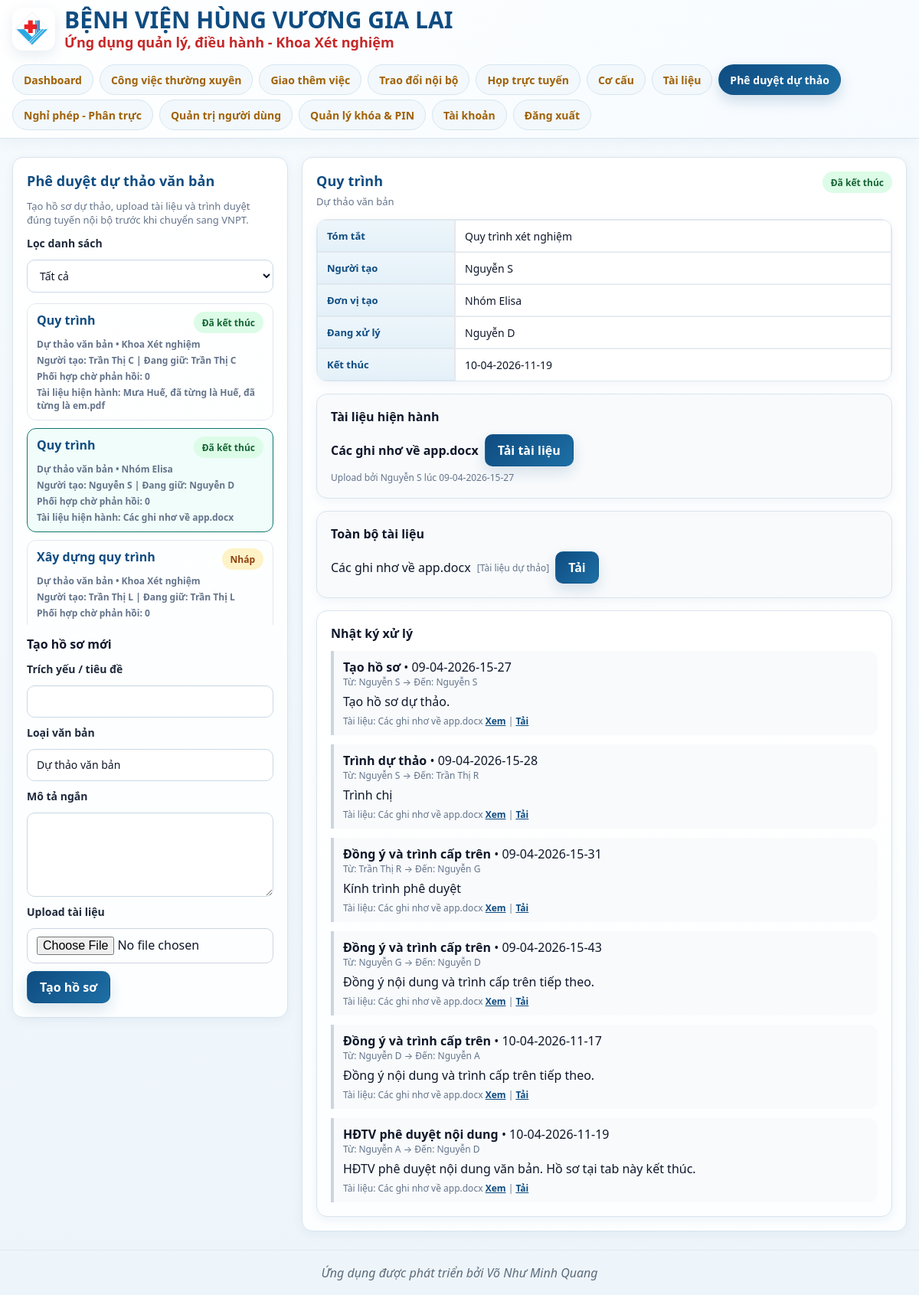
Screenshot of /draft-approvals?status=&selected_id=1f424e2c-9ad2-4f45-b4f6-a10662169926 (signed in) with the database file from the repository.
### app/models.py (models this page shows)
class DocumentDrafts(Base):
    __tablename__ = "document_drafts"
    id = Column(String, primary_key=True, default=lambda: str(uuid.uuid4()))
    title = Column(String, nullable=False)
    document_type = Column(String, nullable=True)
    summary = Column(Text, nullable=True)
    created_by = Column(String, ForeignKey("users.id"), nullable=False)
    created_unit_id = Column(String, ForeignKey("units.id"), nullable=True)
    current_status = Column(String, nullable=False, default="DRAFT")
    current_handler_user_id = Column(String, ForeignKey("users.id"), nullable=True)
    current_handler_unit_id = Column(String, ForeignKey("units.id"), nullable=True)
    current_role_code = Column(String, nullable=True)
    last_submitter_id = Column(String, ForeignKey("users.id"), nullable=True)
    last_submitted_at = Column(DateTime, nullable=True)
    finished_at = Column(DateTime, nullable=True)
    is_deleted = Column(Boolean, default=False)
    created_at = Column(DateTime, default=datetime.utcnow)
    updated_at = Column(DateTime, default=datetime.utcnow)
    creator = relationship("Users", foreign_keys=[created_by])
    current_handler = relationship("Users", foreign_keys=[current_handler_user_id])
    last_submitter = relationship("Users", foreign_keys=[last_submitter_id])
    created_unit = relationship("Units", foreign_keys=[created_unit_id])
    current_handler_unit = relationship("Units", foreign_keys=[current_handler_unit_id])

class Units(Base):
    __tablename__ = "units"
    id = Column(String, primary_key=True, default=lambda: str(uuid.uuid4()))
    ten_don_vi = Column(String, nullable=False)
    cap_do = Column(Integer, nullable=False)  # giữ tương thích ngược; app mới nên ưu tiên level_no
    level_no = Column(Integer, nullable=True)
    unit_type = Column(Enum(UnitType), nullable=True, default=UnitType.GENERAL)
    ma_don_vi = Column(String, nullable=True)
    parent_id = Column(String, ForeignKey("units.id"), nullable=True)
    path = Column(String, index=True)
    trang_thai = Column(Enum(UnitStatus), nullable=False, default=UnitStatus.ACTIVE)
    order_index = Column(Integer, nullable=False, default=0)
    parent = relationship("Units", remote_side=[id], backref="children")
    memberships = relationship("UserUnitMemberships", back_populates="unit", cascade="all, delete-orphan")

class Users(Base):
    __tablename__ = "users"
    id = Column(String, primary_key=True, default=lambda: str(uuid.uuid4()))
    username = Column(String, unique=True, nullable=False, index=True)
    full_name = Column(String)
    email = Column(String)
    phone = Column(String)
    password_hash = Column(String, nullable=False)
    status = Column(Enum(UserStatus), nullable=False, default=UserStatus.PENDING_APPROVAL)
    created_at = Column(DateTime, default=datetime.utcnow)
    pin_hash = Column(String, nullable=True)
    pin_updated_at = Column(DateTime, nullable=True)
    memberships = relationship("UserUnitMemberships", back_populates="user", cascade="all, delete-orphan")
    user_roles = relationship("UserRoles", back_populates="user", cascade="all, delete-orphan")

class DocumentDraftFiles(Base):
    __tablename__ = "document_draft_files"
    id = Column(String, primary_key=True, default=lambda: str(uuid.uuid4()))
    draft_id = Column(String, ForeignKey("document_drafts.id"), nullable=False)
    file_name = Column(String, nullable=False)
    file_path = Column(String, nullable=False)
    mime_type = Column(String, nullable=True)
    size_bytes = Column(Integer, default=0)
    file_role = Column(String, nullable=True)
    uploaded_by = Column(String, ForeignKey("users.id"), nullable=True)
    uploaded_at = Column(DateTime, default=datetime.utcnow)
    is_active = Column(Boolean, default=True)
    is_deleted = Column(Boolean, default=False)
    draft = relationship("DocumentDrafts")
    uploader = relationship("Users")

class DocumentDraftActions(Base):
    __tablename__ = "document_draft_actions"
    id = Column(String, primary_key=True, default=lambda: str(uuid.uuid4()))
    draft_id = Column(String, ForeignKey("document_drafts.id"), nullable=False)
    action_type = Column(String, nullable=False)
    from_user_id = Column(String, ForeignKey("users.id"), nullable=True)
    to_user_id = Column(String, ForeignKey("users.id"), nullable=True)
    from_unit_id = Column(String, ForeignKey("units.id"), nullable=True)
    to_unit_id = Column(String, ForeignKey("units.id"), nullable=True)
    comment = Column(Text, nullable=True)
    linked_file_id = Column(String, ForeignKey("document_draft_files.id"), nullable=True)
    is_pending = Column(Boolean, default=False)
    response_text = Column(Text, nullable=True)
    responded_at = Column(DateTime, nullable=True)
    created_at = Column(DateTime, default=datetime.utcnow)
    draft = relationship("DocumentDrafts")
    from_user = relationship("Users", foreign_keys=[from_user_id])
    to_user = relationship("Users", foreign_keys=[to_user_id])
    from_unit = relationship("Units", foreign_keys=[from_unit_id])
    to_unit = relationship("Units", foreign_keys=[to_unit_id])
    linked_file = relationship("DocumentDraftFiles")

### app/routers/draft_approval.py (the view)
@router.get("", response_class=HTMLResponse)
def draft_approval_index(
    request: Request,
    selected_id: str = "",
    status: str = "",
    db: Session = Depends(get_db),
):
    _ensure_tables()
    user = login_required(request, db)
    role_codes = _load_role_codes_for_user(db, user.id)
    primary_membership = _get_primary_membership(db, user.id)
    primary_unit = db.get(Units, primary_membership.unit_id) if primary_membership and primary_membership.unit_id else None
    drafts = _load_visible_drafts(db, user, role_codes, status)
    selected_draft = None
    if selected_id:
        selected_draft = _ensure_draft_access(db, selected_id, user, role_codes)
    elif drafts:
        selected_draft = drafts[0]["obj"]
    detail = None
    if selected_draft:
        active_file = _active_file(db, selected_draft.id)
        files = (
            db.query(DocumentDraftFiles)
            .filter(DocumentDraftFiles.draft_id == selected_draft.id, DocumentDraftFiles.is_deleted.is_(False))
            .order_by(DocumentDraftFiles.uploaded_at.desc())
            .all()
        )
        actions = (
            db.query(DocumentDraftActions)
            .filter(DocumentDraftActions.draft_id == selected_draft.id)
            .order_by(DocumentDraftActions.created_at.asc())
            .all()
        )
        pending_coord = _get_pending_coordination_for_user(db, selected_draft.id, user.id)
        coord_candidates = _get_coordination_candidates(db, user, role_codes, primary_unit) if selected_draft.current_handler_user_id == user.id else []
        submit_candidates = _get_submit_candidates(db, user, role_codes, primary_unit) if selected_draft.current_handler_user_id == user.id else []
        for file_row in files:
            setattr(file_row, "file_role_label", _file_role_label(getattr(file_row, "file_role", None)))
            setattr(file_row, "can_preview", _can_preview_file(file_row))
        if active_file:
            setattr(active_file, "can_preview", _can_preview_file(active_file))
        for action_row in actions:
            setattr(action_row, "action_label", _action_label(getattr(action_row, "action_type", None)))
        detail = {
            "draft": selected_draft,
            "active_file": active_file,
            "files": files,
            "actions": actions,
            "status_label": _status_label(selected_draft.current_status),
            "pending_coord": pending_coord,
            "coord_candidates": [] if _is_admin(role_codes) else coord_candidates,
            "submit_candidates": [] if _is_admin(role_codes) else submit_candidates,
            "can_edit": _can_edit_draft(selected_draft, user, role_codes),
            "can_approve_forward": _can_approve_forward(selected_draft, user, role_codes),
            "can_finish_draft": _can_finish_draft(selected_draft, user, role_codes),
            "is_hdtv_handler": selected_draft.current_handler_user_id == user.id and _is_board(role_codes),
            "is_lab_lead_handler": selected_draft.current_handler_user_id == user.id and (_is_truong_khoa(role_codes) or _is_pho_khoa(role_codes)),
        }
    return templates.TemplateResponse(
        "draft_approval.html",
        {
            "request": request,
            "app_name": getattr(settings, "APP_NAME", "HVGL_Workspace"),
            "company_name": getattr(settings, "COMPANY_NAME", ""),
            "draft_rows": drafts,
            "selected_detail": detail,
            "status_options": _load_status_options(),
            "selected_status": status,
            "selected_id": selected_draft.id if selected_draft else "",
            "me": user,
            "me_role_codes": role_codes,
            "primary_unit": primary_unit,
        },
    )

### app/templates/draft_approval.html (shortened to what this page needs)
{% extends "base.html" %}
{% block content %}
{% set msg = request.query_params.get('msg') %}
{% set err = request.query_params.get('error') %}
<div class="draft-grid">
  <section class="card">
    <h3>Phê duyệt dự thảo văn bản</h3>
    <div class="muted" style="margin-bottom:12px;">Tạo hồ sơ dự thảo, upload tài liệu và trình duyệt đúng tuyến nội bộ trước khi chuyển sang VNPT.</div>
    <form method="get" action="/draft-approvals" class="field" style="margin-bottom:14px;">
      <label>Lọc danh sách</label>
      <select name="status" onchange="this.form.submit()">
        {% for value,label in status_options %}
          <option value="{{ value }}" {% if value == selected_status %}selected{% endif %}>{{ label }}</option>
        {% endfor %}
      </select>
    </form>
    <div style="max-height:420px;overflow:auto;margin-bottom:14px;">
      {% for row in draft_rows %}
        {% set status_class = 'status-review' %}
        {% if row.status == 'FINISHED' %}{% set status_class = 'status-finished' %}{% endif %}
        {% if row.status == 'RETURNED_FOR_EDIT' %}{% set status_class = 'status-return' %}{% endif %}
        <a class="list-link {% if row.id == selected_id %}active{% endif %}" href="/draft-approvals?status={{ selected_status }}&selected_id={{ row.id }}">
          <div style="display:flex;justify-content:space-between;gap:8px;align-items:flex-start;">
            <strong>{{ row.title }}</strong>
            <span class="badge {{ status_class }}">{{ row.status_label }}</span>
          </div>
          <div class="mini" style="margin-top:6px;">{{ row.document_type or 'Dự thảo' }} • {{ row.created_unit_name or 'Chưa rõ đơn vị' }}</div>
          <div class="mini" style="margin-top:4px;">Người tạo: {{ row.creator_name }} | Đang giữ: {{ row.handler_name or '—' }}</div>
          <div class="mini" style="margin-top:4px;">Phối hợp chờ phản hồi: {{ row.pending_coord_count }}</div>
          {% if row.active_file %}<div class="mini" style="margin-top:4px;">Tài liệu hiện hành: {{ row.active_file.file_name }}</div>{% endif %}
        </a>
      {% else %}
        <div class="muted">Chưa có hồ sơ nào trong phạm vi hiển thị.</div>
      {% endfor %}
    </div>
    <h4>Tạo hồ sơ mới</h4>
    <form method="post" action="/draft-approvals/create" enctype="multipart/form-data">
      <div class="field">
        <label>Trích yếu / tiêu đề</label>
        <input type="text" name="title" required>
      </div>
      <div class="field">
        <label>Loại văn bản</label>
        <input type="text" name="document_type" value="Dự thảo văn bản">
      </div>
      <div class="field">
        <label>Mô tả ngắn</label>
        <textarea name="summary"></textarea>
      </div>
      <div class="field">
        <label>Upload tài liệu</label>
        <input type="file" name="upfile" required>
      </div>
      <div class="btn-row">
        <button class="btn" type="submit">Tạo hồ sơ</button>
      </div>
    </form>
  </section>
  <section class="card">
    {% if selected_detail %}
      {% set d = selected_detail.draft %}
      <div style="display:flex;justify-content:space-between;gap:12px;align-items:flex-start;flex-wrap:wrap;">
        <div>
          <h3 style="margin-bottom:6px;">{{ d.title }}</h3>
          <div class="muted">{{ d.document_type or 'Dự thảo văn bản' }}</div>
        </div>
        <span class="badge {% if d.current_status == 'FINISHED' %}status-finished{% elif d.current_status == 'RETURNED_FOR_EDIT' %}status-return{% else %}status-review{% endif %}">{{ selected_detail.status_label }}</span>
      </div>
      <div class="table-wrap" style="margin-top:14px;">
        <table class="table">
          <tr><th width="180">Tóm tắt</th><td>{{ d.summary or '—' }}</td></tr>
          <tr><th>Người tạo</th><td>{{ d.creator.full_name or d.creator.username }}</td></tr>
          <tr><th>Đơn vị tạo</th><td>{{ d.created_unit.ten_don_vi if d.created_unit else '—' }}</td></tr>
          <tr><th>Đang xử lý</th><td>{{ d.current_handler.full_name or d.current_handler.username if d.current_handler else '—' }}</td></tr>
          <tr><th>Kết thúc</th><td>{{ d.finished_at|format_vn_dt if d.finished_at else 'Chưa' }}</td></tr>
        </table>
      </div>
      <div class="card" style="margin-top:16px;background:#f8fafc;">
        <h4>Tài liệu hiện hành</h4>
        {% if selected_detail.active_file %}
          <div class="file-line">
            <strong>{{ selected_detail.active_file.file_name }}</strong>
            <a class="btn secondary" href="/draft-approvals/file/{{ selected_detail.active_file.id }}/download">Tải tài liệu</a>
          </div>
          <div class="mini" style="margin-top:6px;">Upload bởi {{ selected_detail.active_file.uploader.full_name or selected_detail.active_file.uploader.username if selected_detail.active_file.uploader else '—' }} lúc {{ selected_detail.active_file.uploaded_at|format_vn_dt }}</div>
        {% else %}
          <div class="muted">Chưa có tài liệu hiện hành.</div>
        {% endif %}
      </div>
      <div class="card" style="margin-top:16px;background:#f8fafc;">
        <h4>Toàn bộ tài liệu</h4>
        <div class="coord-list">
        {% for f in selected_detail.files %}
          <div class="file-line">
            <span>{{ f.file_name }}</span>
            <span class="mini">[{{ f.file_role_label }}]</span>
            <a class="btn secondary" href="/draft-approvals/file/{{ f.id }}/download">Tải</a>
          </div>
        {% endfor %}
        </div>
      </div>
      <div class="card" style="margin-top:16px;">
        <h4>Nhật ký xử lý</h4>
        <div class="history">
          {% for a in selected_detail.actions %}
            <div class="history-item">
              <div><strong>{{ a.action_label }}</strong> • {{ a.created_at|format_vn_dt }}</div>
              <div class="mini">Từ: {{ a.from_user.full_name or a.from_user.username if a.from_user else '—' }} → Đến: {{ a.to_user.full_name or a.to_user.username if a.to_user else '—' }}</div>
              {% if a.comment %}<div style="margin-top:6px;">{{ a.comment }}</div>{% endif %}
              {% if a.linked_file %}
                <div class="mini" style="margin-top:6px;">Tài liệu: {{ a.linked_file.file_name }}
                  <a target="_blank" href="/draft-approvals/file/{{ a.linked_file.id }}/view">Xem</a> |
                  <a href="/draft-approvals/file/{{ a.linked_file.id }}/download">Tải</a>
                </div>
              {% endif %}
            </div>
          {% else %}
            <div class="muted">Chưa có nhật ký xử lý.</div>
          {% endfor %}
        </div>
      </div>
    {% else %}
      <div class="muted">Chọn một hồ sơ bên trái để xem chi tiết và xử lý.</div>
    {% endif %}
  </section>
</div>
{% endblock %}

### rows the page displays
DocumentDrafts: title "Quy trình", document_type "Dự thảo văn bản"
Units: ten_don_vi "Khoa Xét nghiệm" "Khoa Xét nghiệm"
Users: creator_name "Trần Thị C", full_name "Trần Thị C"
DocumentDraftFiles: active_file.file_name "Mưa Huế, đã từng là Huế, đã từng là em.pdf"
DocumentDrafts: title "Quy trình", document_type "Dự thảo văn bản", title "Quy trình", document_type "Dự thảo văn bản", summary "Quy trình xét nghiệm", finished_at "10-04-2026-11-19"
Units: ten_don_vi "Nhóm Elisa", created_unit "Nhóm Elisa"
Users: creator_name "Nguyễn S", creator "Nguyễn S", active_file.uploader "Nguyễn S"
Users: full_name "Nguyễn D", current_handler "Nguyễn D"
DocumentDraftFiles: active_file.file_name "Các ghi nhơ về app.docx", active_file.file_name "Các ghi nhơ về app.docx", active_file.uploaded_at "09-04-2026-15-27", file_name "Các ghi nhơ về app.docx", file_role_label "Tài liệu dự thảo"
DocumentDrafts: title "Xây dựng quy trình", document_type "Dự thảo văn bản"
Users: creator_name "Trần Thị L", full_name "Trần Thị L"
DocumentDraftActions: action_label "Tạo hồ sơ", created_at "09-04-2026-15-27", from_user "Nguyễn S", to_user "Nguyễn S", comment "Tạo hồ sơ dự thảo.", linked_file.file_name "Các ghi nhơ về app.docx"
DocumentDraftActions: action_label "Trình dự thảo", created_at "09-04-2026-15-28", from_user "Nguyễn S", to_user "Trần Thị R", comment "Trình chị", linked_file.file_name "Các ghi nhơ về app.docx"
DocumentDraftActions: action_label "Đồng ý và trình cấp trên", created_at "09-04-2026-15-31", from_user "Trần Thị R", to_user "Nguyễn G", comment "Kính trình phê duyệt", linked_file.file_name "Các ghi nhơ về app.docx"
DocumentDraftActions: action_label "Đồng ý và trình cấp trên", created_at "09-04-2026-15-43", from_user "Nguyễn G", to_user "Nguyễn D", comment "Đồng ý nội dung và trình cấp trên tiếp theo.", linked_file.file_name "Các ghi nhơ về app.docx"
DocumentDraftActions: action_label "Đồng ý và trình cấp trên", created_at "10-04-2026-11-17", from_user "Nguyễn D", to_user "Nguyễn A", comment "Đồng ý nội dung và trình cấp trên tiếp theo.", linked_file.file_name "Các ghi nhơ về app.docx"
DocumentDraftActions: action_label "HĐTV phê duyệt nội dung", created_at "10-04-2026-11-19", from_user "Nguyễn A", to_user "Nguyễn D", comment "HĐTV phê duyệt nội dung văn bản. Hồ sơ tại tab này kết thúc.", linked_file.file_name "Các ghi nhơ về app.docx"

### other values shown
{{ company_name }} "BỆNH VIỆN HÙNG VƯƠNG GIA LAI"
{{ app_name }} "Ứng dụng quản lý, điều hành - Khoa Xét nghiệm"
{{ row.status_label }} "Đã kết thúc" "Đã kết thúc" "Nháp"
{{ row.pending_coord_count }} "0" "0" "0"
{{ selected_detail.status_label }} "Đã kết thúc"
form field status "Tất cả"
